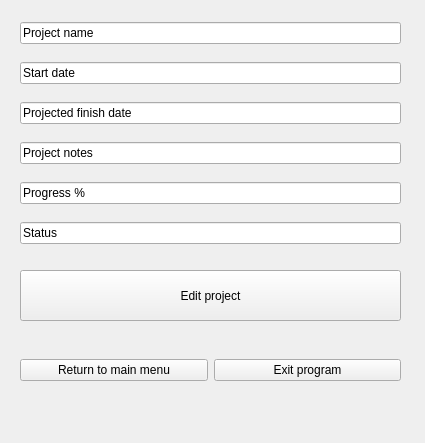
<?xml version="1.0" encoding="UTF-8"?>
<ui version="4.0">
 <class>edit_everyday_project</class>
 <widget class="QWidget" name="edit_everyday_project">
  <property name="geometry">
   <rect>
    <x>0</x>
    <y>0</y>
    <width>425</width>
    <height>443</height>
   </rect>
  </property>
  <property name="windowTitle">
   <string>Form</string>
  </property>
  <widget class="QPushButton" name="everyday_project_edit_button">
   <property name="geometry">
    <rect>
     <x>20</x>
     <y>270</y>
     <width>381</width>
     <height>51</height>
    </rect>
   </property>
   <property name="text">
    <string>Edit project</string>
   </property>
  </widget>
  <widget class="QWidget" name="layoutWidget">
   <property name="geometry">
    <rect>
     <x>20</x>
     <y>10</y>
     <width>381</width>
     <height>251</height>
    </rect>
   </property>
   <layout class="QVBoxLayout" name="edit_everyday_line_edits">
    <item>
     <widget class="QLineEdit" name="edit_everyday_name_line_edit">
      <property name="text">
       <string>Project name</string>
      </property>
     </widget>
    </item>
    <item>
     <widget class="QLineEdit" name="edit_everyday_start_line_edit">
      <property name="text">
       <string>Start date</string>
      </property>
     </widget>
    </item>
    <item>
     <widget class="QLineEdit" name="edit_everyday_finish_line_edit">
      <property name="text">
       <string>Projected finish date</string>
      </property>
     </widget>
    </item>
    <item>
     <widget class="QLineEdit" name="edit_everyday_progress_line_edit_2">
      <property name="text">
       <string>Project notes</string>
      </property>
     </widget>
    </item>
    <item>
     <widget class="QLineEdit" name="edit_everyday_progress_line_edit">
      <property name="text">
       <string>Progress %</string>
      </property>
     </widget>
    </item>
    <item>
     <widget class="QLineEdit" name="edit_everyday_status_line_edit">
      <property name="text">
       <string>Status</string>
      </property>
     </widget>
    </item>
   </layout>
  </widget>
  <widget class="QWidget" name="layoutWidget_2">
   <property name="geometry">
    <rect>
     <x>20</x>
     <y>330</y>
     <width>381</width>
     <height>81</height>
    </rect>
   </property>
   <layout class="QHBoxLayout" name="everyday_return_exit_layout">
    <item>
     <widget class="QPushButton" name="edit_everyday_return_button">
      <property name="text">
       <string>Return to main menu</string>
      </property>
     </widget>
    </item>
    <item>
     <widget class="QPushButton" name="edit_everyday_exit_button">
      <property name="text">
       <string>Exit program</string>
      </property>
     </widget>
    </item>
   </layout>
  </widget>
 </widget>
 <resources>
  <include location="icons/resources.qrc"/>
 </resources>
 <connections/>
</ui>
